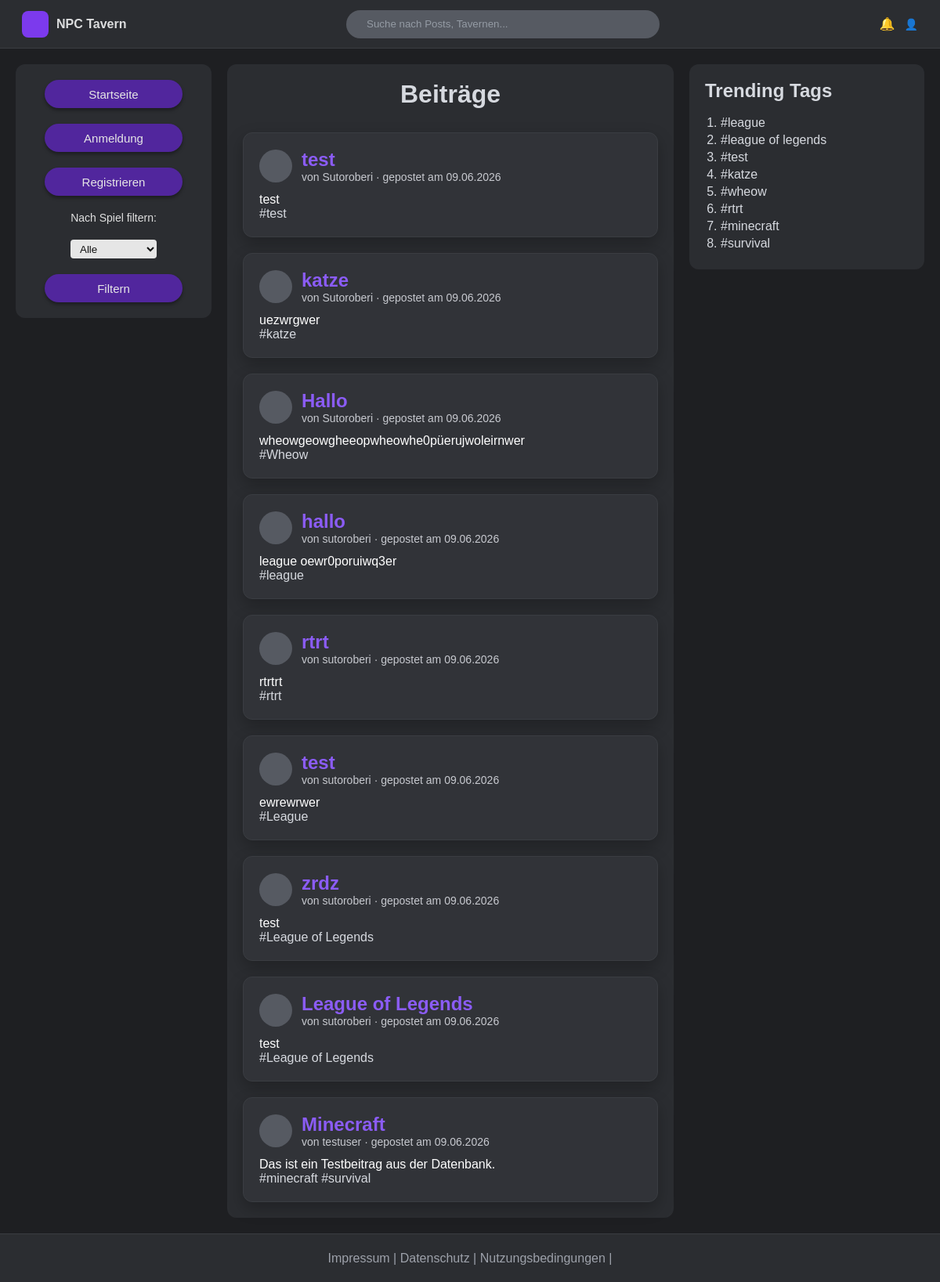
/, run on an earlier commit of the app's database.
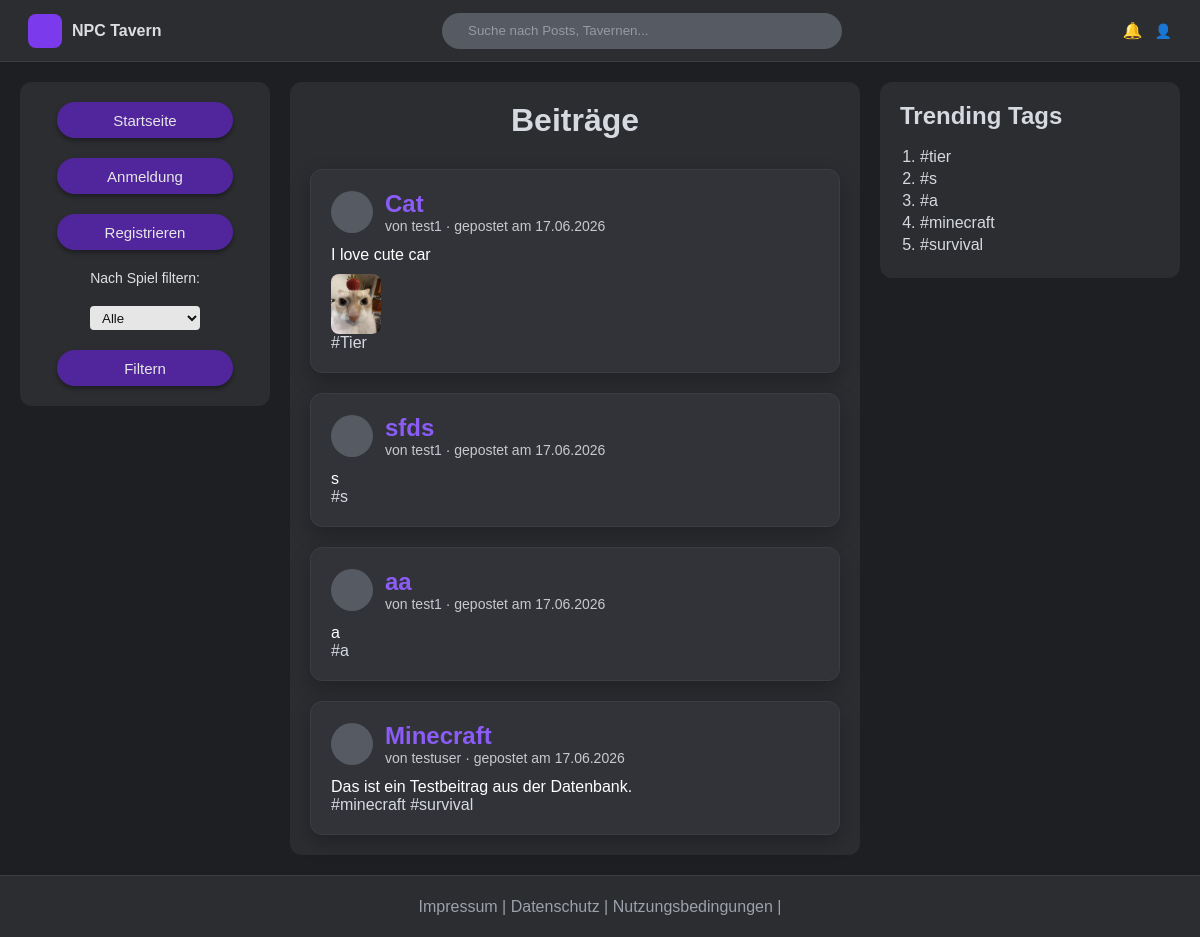
And on a later commit of the database.
### tables this page shows
CREATE TABLE posts (
                id INTEGER PRIMARY KEY AUTOINCREMENT,
                title TEXT NOT NULL,
                tags TEXT NOT NULL DEFAULT '[]',
                media TEXT,
                text TEXT NOT NULL,
                url TEXT NOT NULL UNIQUE,
                author TEXT,
                created_at INTEGER NOT NULL
            );

### php/model/PostPDOSQLite.php (called while the page is built, shortened)
<?php
require_once __DIR__ . "/PostData.php";
class PostPDOSQLite implements PostDAO {
    private static $instance = null;
    public static function getInstance(): PostPDOSQLite {
        if (self::$instance === null) {
            self::$instance = new PostPDOSQLite();
        }
        return self::$instance;
    }
    private function getConnection(): PDO {
        global $abs_path;
        $dbDir = $abs_path . "/db";
        $dbFile = $dbDir . "/post.db";
        $db = new PDO("sqlite:" . $dbFile);
        $db->setAttribute(PDO::ATTR_ERRMODE, PDO::ERRMODE_EXCEPTION);
        $db->setAttribute(PDO::ATTR_DEFAULT_FETCH_MODE, PDO::FETCH_ASSOC);
        return $db;
    }
    public function findAll(): array {
        try {
            $db = $this->getConnection();
            $stmt = $db->query("
                SELECT *
                FROM posts
                ORDER BY created_at DESC
            ");
            $posts = [];
            foreach ($stmt->fetchAll() as $row) {
                $posts[] = $this->rowToPost($row);
            }
            return $posts;
        } catch (PDOException $e) {
            throw new RuntimeException("Datenbankfehler beim Lesen der Beiträge.");
        }
    }
    public function getBestTags(int $limit = 10): array {
        $tagCounts = [];
        foreach ($this->findAll() as $post) {
            foreach ($post->getPostTags() as $tag) {
                $tag = trim(strtolower($tag));
                $tagCounts[$tag] = ($tagCounts[$tag] ?? 0) + 1;
            }
        }
        arsort($tagCounts);
        return array_slice(array_keys($tagCounts), 0, $limit);
    }
    private function rowToPost(array $row): PostData {
        return new PostData(
            $row["title"],
            json_decode($row["tags"], true) ?? [],
            $row["media"],
            $row["text"],
            $row["url"],
            intval($row["id"]),
            $row["author"],
            intval($row["created_at"])
        );
    }
}

### php/model/PostData.php (called while the page is built, shortened)
<?php
class PostData {
    public function getPostTitle(): string {
        return $this->postTitle;
    }
    public function getPostTags(): array {
        return $this->postTags;
    }
    public function getPostMedia(): ?string {
        return $this->postMedia;
    }
    public function getPostText(): ?string {
        return $this->postText;
    }
    public function getPostUrl(): ?string {
        return($this->postUrl);
    }
    public function getPostAuthor(): ?string {
        return $this->postAuthor;
    }
    public function getPostDate(): ?string {
        return $this->postDate;
    }
}

### config.php (called while the page is built)
<?php
return [
    'post_storage' => 'db',
];

### php/model/Post.php (called while the page is built, shortened)
<?php
require_once __DIR__ . "/PostPDOSQLite.php";
class Post
{
    private static ?PostDAO $instance = null;
    public static function getInstance(): PostDAO
    {
        if (self::$instance === null) {
            $config = include __DIR__ . '/../../config.php';
            switch ($config['post_storage']) {
                case 'db':
                    self::$instance = PostPDOSQLite::getInstance();
                    break;
            }
        }
        return self::$instance;
    }
}

### index.php (the view, shortened to what this page needs)
<?php
require_once __DIR__ . "/path.php";
require_once $abs_path . "/php/model/Post.php";
$eingeloggt = isset($_SESSION["username"]) || isset($_SESSION["loggedInUserId"]);
$postDao = Post::getInstance();
try {
    $alleBeitraege = $postDao->findAll();
    $trendingTags = $postDao->getBestTags(10);
} catch (Exception $e) {
    $alleBeitraege = [];
    $trendingTags = [];
    $datenbankFehler = $e->getMessage();
}
$gewaehltesSpiel = trim($_GET["spiel"] ?? "");
$gefilterteBeitraege = [];
foreach ($alleBeitraege as $post) {
    if ($gewaehltesSpiel === "") {
        $gefilterteBeitraege[] = $post;
        continue;
    }
}
?>
<?php include_once $abs_path . "/php/include/head.php"; ?>
<body>
<header class="nav">
    <div class="nav-left">
        <a href="index.php" class="logo">
            <div class="logo-icon">
            </div>
            <span class="logo-text">NPC Tavern</span>
        </a>
    </div>
    <div class="nav-center">
        <input type="text" class="search" placeholder="Suche nach Posts, Tavernen...">
    </div>
<div class="nav-right">
    <div class="icon">🔔</div>
    <?php if ($eingeloggt): ?>
        <a href="profil.php" class="icon" aria-label="Profil">👤</a>
    <?php else: ?>
        <a href="login.php" class="icon" aria-label="Anmelden">👤</a>
    <?php endif; ?>
</div>
</header>
<div class="layout">
    <aside class="sidebar-left">
        <form class="filter-form" method="GET" action="index.php">
            <a href="index.php" class="button-link">Startseite</a>
            <?php if ($eingeloggt): ?>
                <a href="login.php?action=logout" class="button-link">Abmelden</a>
                <a href="benutzer-deregistrieren.php" class="button-link">Deregistrieren</a>
            <?php else: ?>
                <a href="login.php" class="button-link">Anmeldung</a>
                <a href="register.php" class="button-link">Registrieren</a>
            <?php endif; ?>
            <label for="spiel">Nach Spiel filtern:</label>
            <select name="spiel" id="spiel">
                <option value="" <?php if ($gewaehltesSpiel === "") echo "selected"; ?>>
                    Alle
                </option>
            </select>
            <button type="submit">Filtern</button>
        </form>
    </aside>
    <main class="post-feed">
        <h1>Beiträge</h1>
        <?php foreach ($gefilterteBeitraege as $beitrag): ?>
            <?php
            $postId = $beitrag->getPostId();
            $postTitle = $beitrag->getPostTitle();
            $postText = $beitrag->getPostText();
            $postMedia = $beitrag->getPostMedia();
            $postAuthor = $beitrag->getPostAuthor();
            $postUrl = $beitrag->getPostUrl();
            $postDate = $beitrag->getPostDate();
            if ($postDate !== null) {
                $datum = date("d.m.Y", (int) $postDate);
            } else {
                $datum = "";
            }
            $detailLink = "beitrag.php";
            if ($postUrl !== null && $postUrl !== "") {
                $detailLink .= "?post=" . urlencode($postUrl);
            } elseif ($postId !== null) {
                $detailLink .= "?id=" . urlencode((string) $postId);
            }
            ?>
            <article class="post">
                <div class="post-header">
                    <div class="avatar"></div>
                    <div>
                        <h2>
                            <a href="<?php echo htmlspecialchars($detailLink); ?>">
                                <?php echo htmlspecialchars($postTitle); ?>
                            </a>
                        </h2>
                        <p class="post-date">
                            <?php if ($postAuthor !== null && $postAuthor !== ""): ?>
                                von <?php echo htmlspecialchars($postAuthor); ?>
                            <?php endif; ?>
                            <?php if ($datum !== ""): ?>
                                · gepostet am <?php echo htmlspecialchars($datum); ?>
                            <?php endif; ?>
                        </p>
                    </div>
                </div>
                <p class="post-text">
                    <?php echo nl2br(htmlspecialchars($postText)); ?>
                </p>
                <?php if ($postMedia !== null && trim($postMedia) !== ""): ?>
                    <p>
                        <img
                            class="post-image"
                            style='max-width:50px'
                            src="<?php echo htmlspecialchars($postMedia); ?>"
                            alt="Beitragsbild"
                        >
                    </p>
                <?php endif; ?>
                <?php if (!empty($beitrag->getPostTags())): ?>
                    <p class="post-tags">
                        <?php foreach ($beitrag->getPostTags() as $tag): ?>
                            <span>#<?php echo htmlspecialchars($tag); ?></span>
                        <?php endforeach; ?>
                    </p>
                <?php endif; ?>
            </article>
        <?php endforeach; ?>
    </main>
    <aside class="sidebar-right">
        <h2>Trending Tags</h2>
        <ol>
            <?php if (!empty($trendingTags)): ?>
                <?php foreach ($trendingTags as $tag): ?>
                    <li>#<?php echo htmlspecialchars($tag); ?></li>
                <?php endforeach; ?>
            <?php endif; ?>
        </ol>
    </aside>
</div>
<footer class="footer">
    <?php include_once $abs_path . "/php/include/footer.php"; ?>
</footer>
</body>
</html>

### php/include/head.php (shortened to what this page needs)
<!DOCTYPE html>
<html lang="de">
<head>
    <link rel="stylesheet" type="text/css" href="css/main.css">
</head>

### php/include/footer.php
<footer>
    <a href="impressum.php">Impressum</a> |
    <a href="datenschutz.php">Datenschutz</a> |
    <a href="nutzungsbedingungen.php">Nutzungsbedingungen</a> |
</footer>

### css/main.css (style rules this page uses)
* { box-sizing: border-box; margin: 0; padding: 0; }
html, body { min-height: 100%; }
body { min-height: 100vh; background: #1e1f22; color: #d6d9df; font-family: Arial, sans-serif; display: flex; flex-direction: column; }
.search { width: 400px; max-width: 420px; height: 36px; border: none; outline: none; border-radius: 999px; background: #565a62; color: #ffffff; padding: 0 26px; }
.search::placeholder { color: #949BA4 ; }
.nav { min-height: 62px; padding: 0 28px; background: #2b2d31; border-bottom: 1px solid #3a3d42; display: flex; justify-content: space-between;; align-items: center; position: relative; }
.nav-right { display: flex; align-items: center; gap: 12px; }
.logo { display: flex; align-items: center; gap: 10px; text-decoration: none; color: #d6d9df; font-weight: bold; }
.logo-icon { width: 34px; height: 34px; background: #7c3aed; border-radius: 8px; display: flex; align-items: center; justify-content: center; }
.logo-text { font-size: 16px; color: #DCDDDE; }
.nav a { color: #8b5cf6; text-decoration: none; font-size: 14px; }
.layout { flex: 1; display: grid; grid-template-columns: 250px 1fr 300px; gap: 20px; padding: 20px; align-items: stretch; }
.sidebar-left, .sidebar-right, .post-feed { background-color: #2b2d31; border-radius: 12px; padding: 20px; }
.sidebar-left, .sidebar-right { align-self: start; }
.post-feed { min-height: 100%; display: flex; flex-direction: column; gap: 20px; }
.post-feed h1 { text-align: center; margin-bottom: 10px; }
.filter-form { display: flex; flex-direction: column; align-items: center; gap: 20px; }
.filter-form label { font-size: 14px; color: #e0e0e0; }
.filter-form select { width: 110px; height: 24px; }
.sidebar-right h2 { margin-bottom: 18px; }
.sidebar-right ol { padding-left: 20px; }
.sidebar-right li { margin-bottom: 4px; }
.post { width: 100%; margin: 0 auto; background: #313338; border-radius: 12px; padding: 20px; }
.post-header { display: flex; align-items: center; gap: 12px; }
.avatar { width: 42px; height: 42px; flex-shrink: 0; border-radius: 50%; background: #565a62; }
.post h2 { color: #d6d9df; font-size: 24px; }
.post h2 a { color: #8b5cf6; text-decoration: none; }
.post-date { font-size: 14px; color: #c7c9cf; }
.post-text { margin-top: 12px; color: #ffffff; }
.post-image { max-width: 100%; margin-top: 10px; border-radius: 8px; display: block; }
input, select { border: none; outline: none; border-radius: 4px; background: #e6e6e6; color: #111111; padding: 4px 8px; }
button { width: 176px; height: 36px; border: none; border-radius: 999px; background: #51269d; color: #e6e6e6; font-size: 15px; cursor: pointer; box-shadow: 0 3px 4px rgba(0, 0, 0, 0.35); }
a.button-link { display: inline-flex; justify-content: center; align-items: center; width: 176px; height: 36px; border-radius: 999px; background: #51269d; color: #e6e6e6; font-size: 15px; text-decoration: none; cursor: pointer; box-shadow: 0 3px 4px rgba(0, 0, 0, 0.35); }
.footer { margin-top: auto; min-height: 62px; background: #2b2d31; border-top: 1px solid #3a3d42; display: flex; justify-content: center; align-items: center; gap: 20px; color: #9da1aa; }
.footer a { color: #9da1aa; text-decoration: none; }
.post { border: 1px solid #3a3d42; box-shadow: 0 8px 20px rgba(0, 0, 0, 0.25); }

What changed in the data, as far as the page shows it:
removed posts: title "katze", author "Sutoroberi", created_at "09.06.2026", text "uezwrgwer", tag "katze"
removed posts: title "Hallo", author "Sutoroberi", created_at "09.06.2026", text "wheowgeowgheeopwheowhe0püerujwoleirnwer", tag "Wheow"
removed posts: title "hallo", author "sutoroberi", created_at "09.06.2026", text "league oewr0poruiwq3er", tag "league"
removed posts: title "rtrt", author "sutoroberi", created_at "09.06.2026", text "rtrtrt", tag "rtrt"
removed posts: title "test", author "sutoroberi", created_at "09.06.2026", text "ewrewrwer", tag "League"
removed posts: title "zrdz", author "sutoroberi", created_at "09.06.2026", text "test", tag "League of Legends"
removed posts: title "League of Legends", author "sutoroberi", created_at "09.06.2026", text "test", tag "League of Legends"
changed posts: title "test" → "Cat"; author "Sutoroberi" → "test1"; created_at "09.06.2026" → "17.06.2026"; text "test" → "I love cute car"; media: picture added
added posts: title "sfds", author "test1", created_at "17.06.2026", text "s", tag "s"
added posts: title "aa", author "test1", created_at "17.06.2026", text "a", tag "a"
changed posts "Minecraft": created_at "09.06.2026" → "17.06.2026"
Also different on the page:
new list line: "# Tier"
new list line: "# tier"
new list line: "# s"
new list line: "# a"
list line gone: "# test"
list line gone: "# league"
list line gone: "# league of legends"
list line gone: "# katze"
list line gone: "# wheow"
list line gone: "# rtrt"
